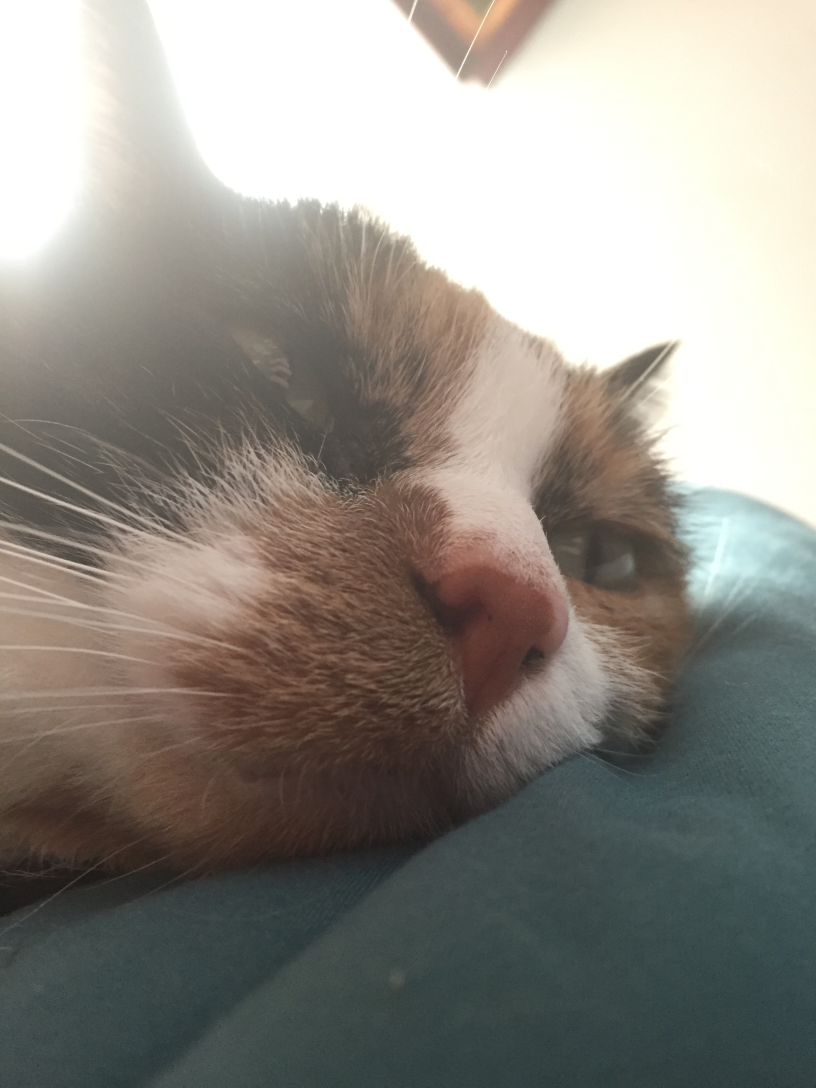
//> input picture catimgs/IMG_1478.JPG, 2448 x 3264 px (shown at 1/3 size)
$ ./cir_detect catimgs/IMG_1478.JPG   (built with g++ and OpenCV 4)
//> lines starting //> are read from the running program, lines starting //| are printed output that depends on the picture
#include "opencv2/imgcodecs.hpp"
#include "opencv2/highgui.hpp"
#include "opencv2/imgproc.hpp"

#include <iostream>

using namespace cv;
using namespace std;

static void help()
{
    cout << "\nThis program demonstrates circle finding with the Hough transform.\n"
            "Usage:\n"
            "./houghcircles <image_name>, Default is ../data/board.jpg\n" << endl;
}

int main(int argc, char** argv)
{
    cv::CommandLineParser parser(argc, argv,
        "{help h ||}{@image|../data/board.jpg|}"
    );
    if (parser.has("help"))
    {
        help();
        return 0;
    }
    //![load]
    string filename = parser.get<string>("@image");
    Mat img = imread(filename, IMREAD_COLOR);
//> img is the input picture: 3264 rows x 2448 cols, CV_8UC3; mean B, G, R 132.4, 139.4, 143.1
    if(img.empty())
    {
        help();
        cout << "can not open " << filename << endl;
        return -1;
    }
    //![load]

    //![convert_to_gray]
    Mat gray;
    cvtColor(img, gray, COLOR_BGR2GRAY);
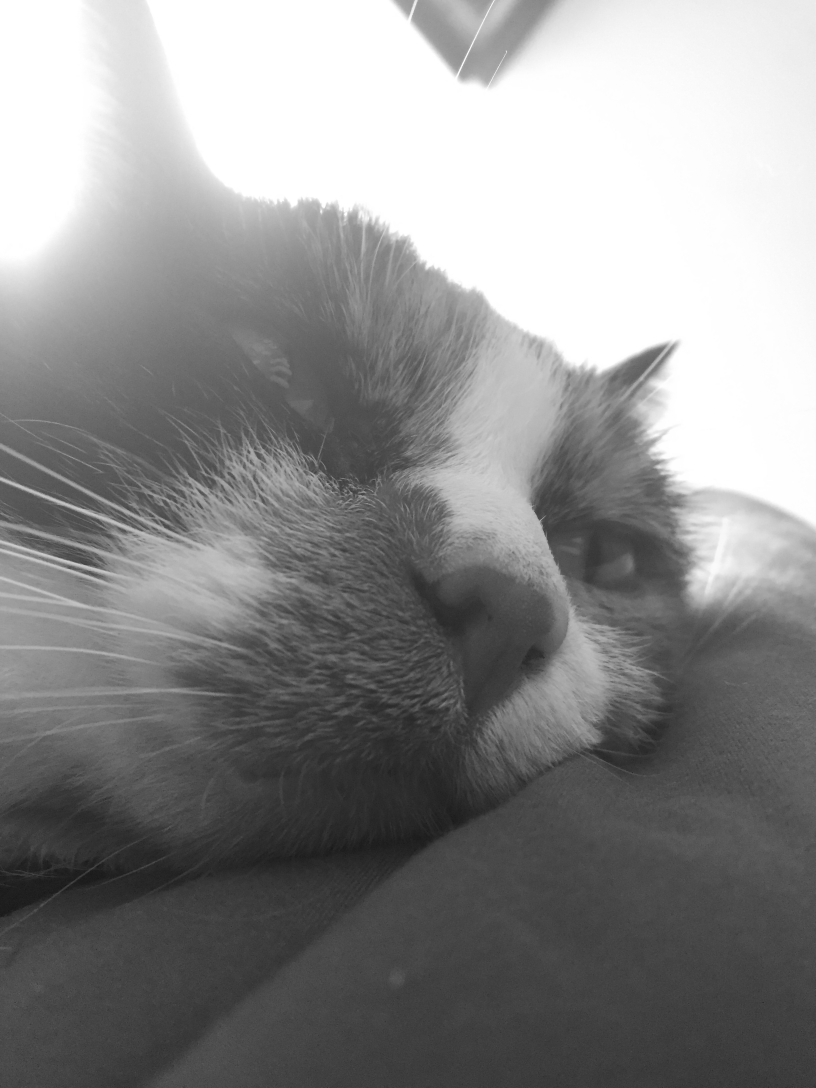
//> gray: 3264 rows x 2448 cols, CV_8UC1 (shown at 1/3 size); min 3, max 255, mean 139.7
    //![convert_to_gray]

    //![reduce_noise]
    medianBlur(gray, gray, 5);
    //![reduce_noise]

    //![houghcircles]
    vector<Vec3f> circles;
    HoughCircles(gray, circles, HOUGH_GRADIENT, 1,
                 gray.rows/2, // change this value to detect circles with different distances to each other
                 100, 30, 500, 800 // change the last two parameters
                                // (min_radius & max_radius) to detect larger circles
                 );
//> circles = 1 circle (x, y, radius): [699.5, 873.5, 732.3]
    //![houghcircles]

    //![draw]
    for( size_t i = 0; i < circles.size(); i++ )
    {
        Vec3i c = circles[i];
        circle( img, Point(c[0], c[1]), c[2], Scalar(0,0,255), 3, LINE_AA);
        circle( img, Point(c[0], c[1]), 2, Scalar(0,255,0), 3, LINE_AA);
        cout << c << endl;
    }
//> this loop made 1 pass
//> c on pass 1: [700, 874, 732]
//| [700, 874, 732]
    //![draw]

    //![display]
    resize(img, img, Size(img.cols/3, img.rows/3));
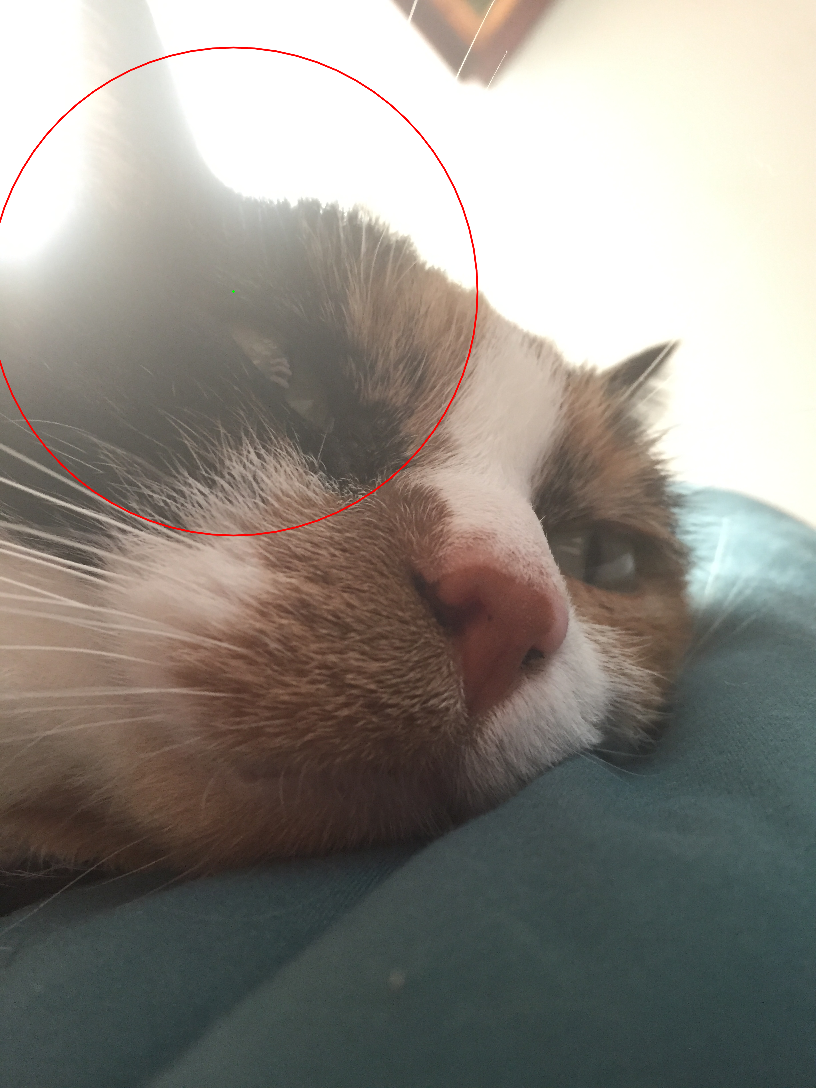
//> img: 1088 rows x 816 cols, CV_8UC3; mean B, G, R 131.9, 138.9, 143.2
    imshow("detected circles", img);
    waitKey();
    //![display]

    return 0;
}

$ run again, on catimgs/cat1.jpeg
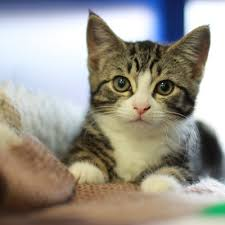
//> input picture catimgs/cat1.jpeg, 225 x 225 px
//> img is the input picture: 225 rows x 225 cols, CV_8UC3; mean B, G, R 140.6, 150.6, 155.3
//> `medianBlur(gray, gray, 5);`:
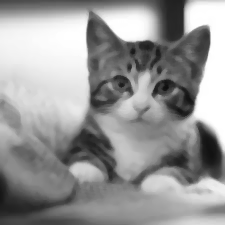
//> gray: 225 rows x 225 cols, CV_8UC1; min 14, max 255, mean 151.1
//> circles = empty
//> `resize(img, img, Size(img.cols/3, img.rows/3));`:
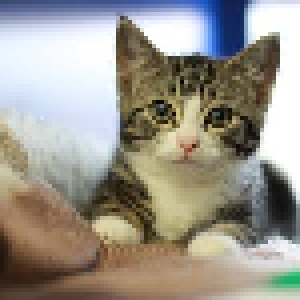
//> img: 75 rows x 75 cols, CV_8UC3 (shown 4 times larger); mean B, G, R 140.7, 150.6, 155.3
